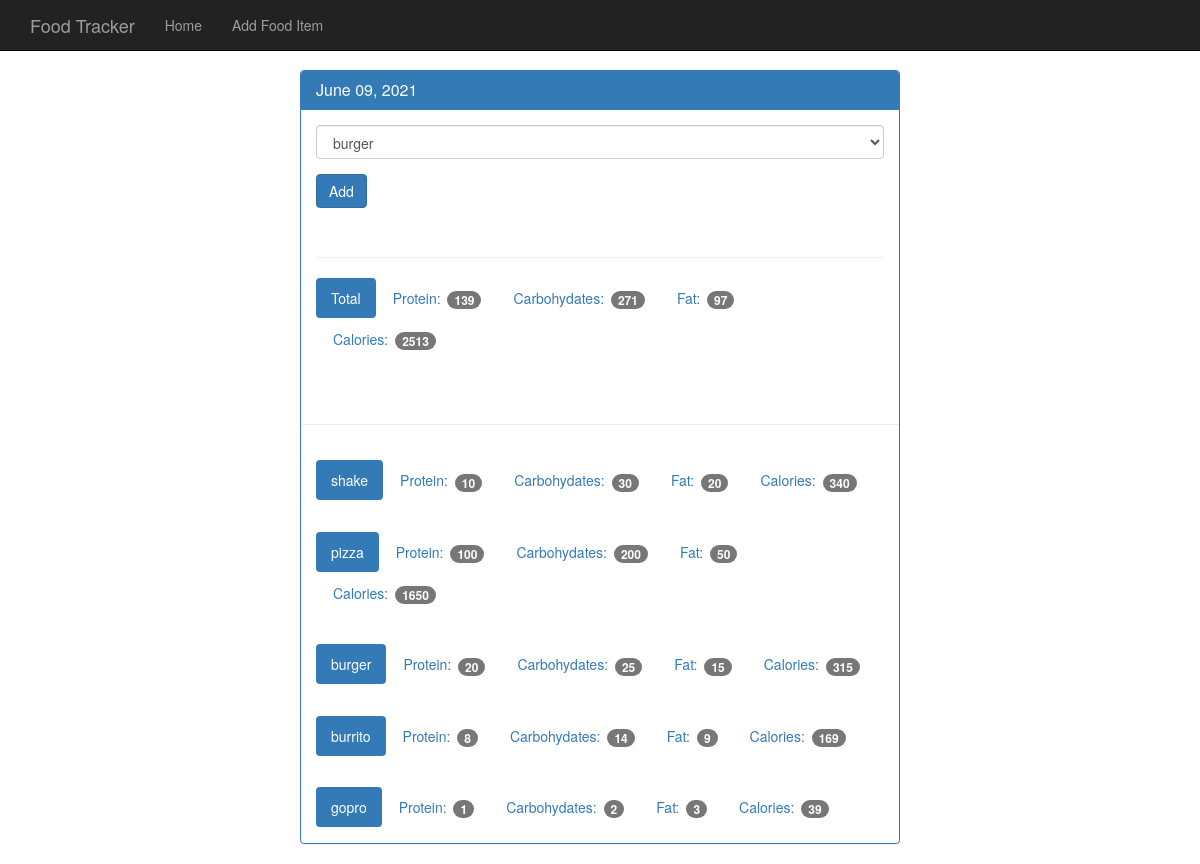
The page /view/20210609 on the database its author committed.
### tables this page shows
CREATE TABLE food (
    id integer primary key autoincrement,
    name text not null,
    protein integer not null,
    carbohydrates integer not null,
    fat integer not null,
    calories integer not null
);

### app.py (the view)
@app.route('/view/<date>', methods=['GET', 'POST'])
def view(date):
    print(date)
    db = get_db()
    cur = db.execute('select id, entry_date from log_date where entry_date = ?', [date])
    date_result = cur.fetchone()
    if request.method == 'POST':
        db.execute('insert into food_date (food_id, log_date_id) values (?, ?)', [request.form['food-select'], date_result['id']])
        db.commit()
    d = datetime.strptime(str(date_result['entry_date']), '%Y%m%d')
    pretty_date = datetime.strftime(d, '%B %d, %Y')
    food_cur = db.execute('select id, name from food')
    food_results = food_cur.fetchall()
    log_cur = db.execute('''select food.name, food.protein, food.carbohydrates, food.fat, food.calories from
        log_date
        join food_date on food_date.log_date_id = log_date.id
        join food on food.id = food_date.food_id
        where log_date.entry_date = ?''', [date])
    log_results = log_cur.fetchall()
    totals = {}
    totals['protein'] = 0
    totals['carbohydrates'] = 0
    totals['fat'] = 0
    totals['calories'] = 0
    for food in log_results:
        totals['protein'] += food['protein']
        totals['carbohydrates'] += food['carbohydrates']
        totals['fat'] += food['fat']
        totals['calories'] += food['calories']
    return render_template('day.html', entry_date=date_result['entry_date'], pretty_date=pretty_date, food_results=food_results, log_results=log_results, totals=totals)

### database.py (called while the page is built)
def connect_db():
    sql = sqlite3.connect('food_log.db')
    sql.row_factory = sqlite3.Row
    return sql

def get_db():
    if not hasattr(g, 'sqlite3_db'):
        g.sqlite_db = connect_db()
    return g.sqlite_db

### templates/day.html
{% extends "base.html" %}
{% block body %}
<nav class="navbar navbar-inverse navbar-fixed-top">
  <div class="container">
    <div class="navbar-header">
      <a class="navbar-brand" href="{{ url_for('index') }}">Food Tracker</a>
    </div>
    <div id="navbar" class="navbar-collapse collapse">
      <ul class="nav navbar-nav">
        <li><a href="{{ url_for('index') }}">Home</a></li>
        <li><a href="{{ url_for('food') }}">Add Food Item</a></li>
      </ul>
    </div>
  </div>
</nav>
<div class="container theme-showcase col-sm-6 col-sm-offset-3" role="main">
  <div class="row">
    <div>
      <div class="panel panel-primary">
        <div class="panel-heading">
          <h3 class="panel-title">{{ pretty_date }}</h3>
        </div>
        <div class="panel-body">
          <form method="POST" action="{{ url_for('view', date=entry_date) }}">
            <div class="form-group">
              <select class="form-control" name="food-select">
                {% for food in food_results %}
                  <option value={{ food.id }}>{{ food.name }}</option>
                {% endfor %}
              </select>
            </div>
            <button type="submit" class="btn btn-primary">Add</button>
          </form>
          <div class="page-header"></div>
          <ul class="nav nav-pills" role="tablist">
            <li class="active"><a>Total</a></li>
            <li><a>Protein: <span class="badge">{{ totals.protein }}</span></a></li>
            <li><a>Carbohydates: <span class="badge">{{ totals.carbohydrates }}</span></a></li>
            <li><a>Fat: <span class="badge">{{ totals.fat }}</span></a></li>
            <li><a>Calories: <span class="badge">{{ totals.calories }}</span></a></li>
          </ul>
        </div>
        <div class="page-header"></div>
        {% for food in log_results %}
        <div class="panel-body">
          <ul class="nav nav-pills" role="tablist">
            <li class="active"><a>{{ food.name }}</a></li>
            <li><a>Protein: <span class="badge">{{ food.protein }}</span></a></li>
            <li><a>Carbohydates: <span class="badge">{{ food.carbohydrates }}</span></a></li>
            <li><a>Fat: <span class="badge">{{ food.fat }}</span></a></li>
            <li><a>Calories: <span class="badge">{{ food.calories }}</span></a></li>
          </ul>
        </div>
        {% endfor %}
      </div>
    </div>
  </div>
</div>
{% endblock %}

### templates/base.html (shortened to what this page needs)
<!DOCTYPE html>
<html lang="en">
  <head>
    <link href="{{ url_for('static', filename='bootstrap.min.css') }}" rel="stylesheet">
    <link href="{{ url_for('static', filename='theme.css') }}" rel="stylesheet">
  </head>
  <body>
    {% block body %}{% endblock %}
  </body>
</html>

### static/theme.css (style rules this page uses)
body { padding-top: 70px; padding-bottom: 30px; }

### rows shown on the page
food: name "shake", protein "10", carbohydrates "30", fat "20", calories "340"
food: name "pizza", protein "100", carbohydrates "200", fat "50", calories "1650"
food: name "burger", protein "20", carbohydrates "25", fat "15", calories "315"
food: name "burrito", protein "8", carbohydrates "14", fat "9", calories "169"
food: name "gopro", protein "1", carbohydrates "2", fat "3", calories "39"

### other values the page prints
{{ pretty_date }} "June 09, 2021"
{{ totals.protein }} "139"
{{ totals.carbohydrates }} "271"
{{ totals.fat }} "97"
{{ totals.calories }} "2513"
form field food-select "burger"
